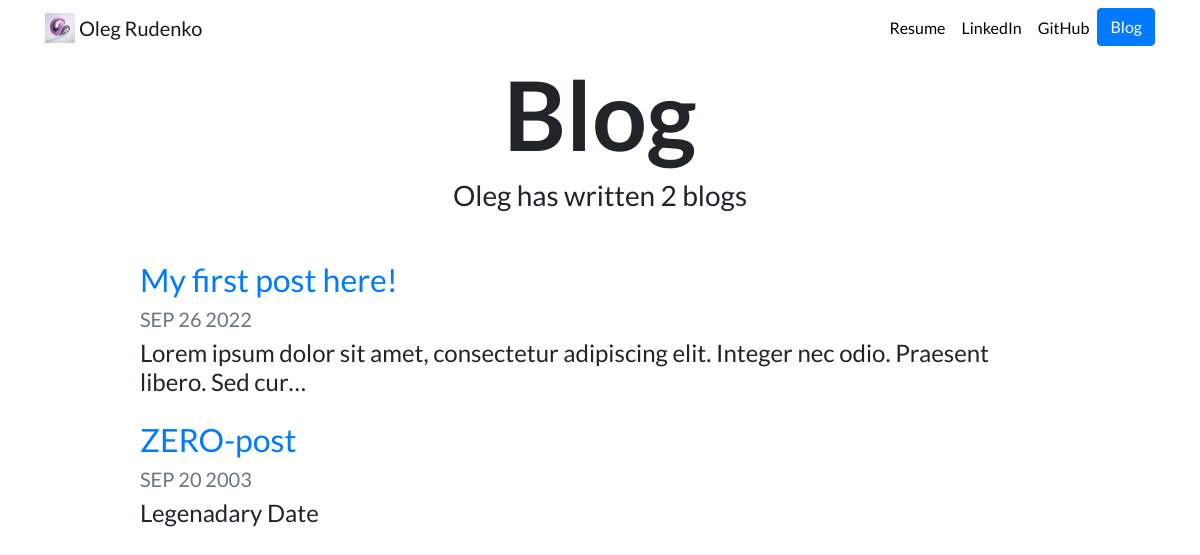
Screenshot of /blog/ with the database file from the repository.
### blog/models.py (models this page shows, shortened)
class Blog(models.Model):
    title = models.CharField(max_length=200)
    description = models.TextField()
    date = models.DateField()

### blog/views.py (the view)
# urls.py: path('', views.all_blogs, name='all_blogs'),
def all_blogs(request):
    blogs = Blog.objects.order_by('-date')
    return render(request, 'blog/all_blogs.html', {'blogs':blogs})

### blog/templates/blog/all_blogs.html
{% extends "portfolio/base.html" %}
{% load static %}
{% block content %}
<h1 id="blogtitle" class="font-weight-bold text-center">Blog</h1>
<h3 class="text-center mb-5">Oleg has written {{ blogs.count }} blog{{ blogs.count|pluralize }}</h3>
{% for blog in blogs %}
<div class="row justify-content-center my-3">
  <div class="col-md-10">
    <a href="{% url 'blog:detail' blog.id %}">
      <h2>{{ blog.title }}</h2>
    </a>
    <h5 class="text-muted">{{ blog.date|date:'M d Y'|upper }}</h5>
    <h4>{{ blog.description|striptags|truncatechars:100 }}</h4>
  </div>
</div>
{% endfor %}
{% endblock %}

### portfolio/static/portfolio/custom.css (style rules this page uses)
body { font-family: 'Lato', sans-serif; }
#blogtitle { font-size: 6rem; }

### rows the page displays
Blog: title "My first post here!", date "SEP 26 2022", description "Lorem ipsum dolor sit amet, consectetur adipiscing elit. Integer nec odio. Praesent libero. Sed cur…"
Blog: title "ZERO-post", date "SEP 20 2003", description "Legenadary Date"

### other values shown
{{ blogs.count }} "2"
